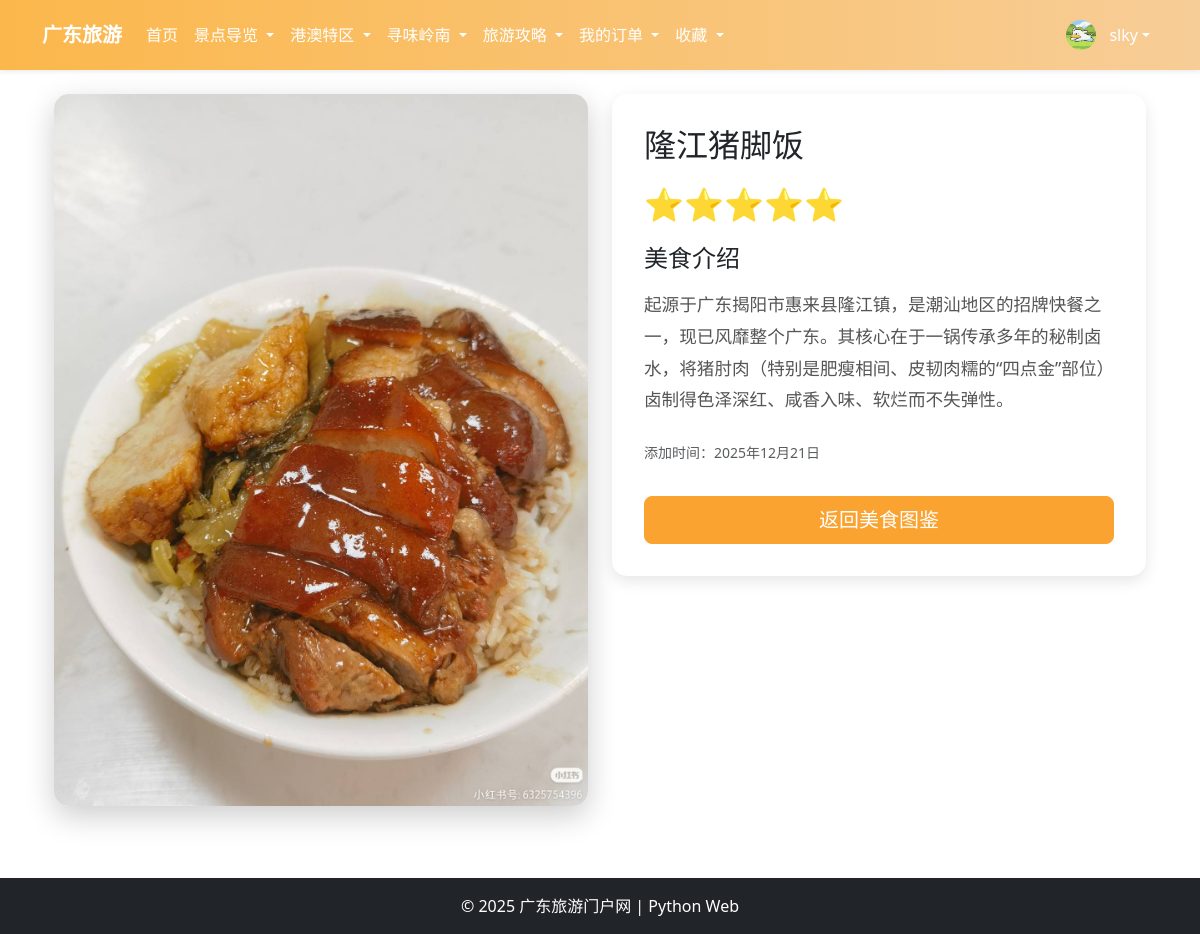
The page /foodApp/detail/21/ (signed in) on the database its author committed.
### homeApp/models.py (models this page shows, shortened)
class UserProfile(models.Model):
    user = models.OneToOneField(User, on_delete=models.CASCADE, verbose_name="用户", related_name='profile')
    avatar = models.ImageField(upload_to='avatars/', verbose_name="头像", null=True, blank=True, default='avatars/default.png')
    phone = models.CharField(max_length=20, verbose_name="电话", null=True, blank=True)
    address = models.CharField(max_length=200, verbose_name="地址", null=True, blank=True)
    bio = models.TextField(max_length=500, verbose_name="个人简介", null=True, blank=True)
    created_at = models.DateTimeField(auto_now_add=True, verbose_name="创建时间")
    updated_at = models.DateTimeField(auto_now=True, verbose_name="更新时间")
    class Meta:
        verbose_name = "用户资料"
        verbose_name_plural = "用户资料"

### foodApp/models.py (models this page shows, shortened)
class Food(models.Model):
    RATING_CHOICES = (
        (1, '⭐'),
        (2, '⭐⭐'),
        (3, '⭐⭐⭐'),
        (4, '⭐⭐⭐⭐'),
        (5, '⭐⭐⭐⭐⭐'),
    )
    name = models.CharField(max_length=100, verbose_name="美食名称")
    image = models.ImageField(upload_to='foods/', verbose_name="美食图片")
    rating = models.IntegerField(choices=RATING_CHOICES, default=5, verbose_name="推荐指数")
    description = models.TextField(blank=True, verbose_name="美食描述")
    created_at = models.DateTimeField(auto_now_add=True, verbose_name="创建时间")
    class Meta:
        ordering = ['-created_at']
        verbose_name = "美食"
        verbose_name_plural = "美食"

### foodApp/views.py (the view)
# urls.py: path('detail/<int:food_id>/', views.food_detail, name='food_detail'),  # 美食详情页
def food_detail(request, food_id):
    food = get_object_or_404(Food, id=food_id)
    return render(request, 'food/detail.html', {'food': food})

### templates/food/detail.html (shortened to what this page needs)
{% extends 'base.html' %}
{% block content %}
<div class="container mt-4">
    <div class="row">
        <div class="col-md-6 mb-4">
            <div class="food-image-container">
                {% if food.image %}
                    <img src="{{ food.image.url }}" alt="{{ food.name }}" class="img-fluid">
                {% else %}
                    <div class="text-center p-5 bg-light" style="min-height: 400px; display: flex; align-items: center; justify-content: center;">
                        <span class="text-muted">暂无图片</span>
                    </div>
                {% endif %}
            </div>
        </div>
        <div class="col-md-6">
            <div class="food-info-card">
                <h2 class="mb-3">{{ food.name }}</h2>
                <div class="food-rating-large">
                    {{ food.get_rating_display }}
                </div>
                {% if food.description %}
                <div class="mb-4">
                    <h4 class="mb-3">美食介绍</h4>
                    <div class="food-description">{{ food.description }}</div>
                </div>
                {% else %}
                <div class="mb-4">
                    <p class="text-muted">暂无详细介绍</p>
                </div>
                {% endif %}
                <div class="mb-4">
                    <small class="text-muted">
                         添加时间：{{ food.created_at|date:"Y年m月d日" }}
                    </small>
                </div>
                <div class="back-button">
                    <a href="{% url 'foodApp:food_gallery' %}" class="btn btn-primary btn-lg food-detail-btn w-100">
                        返回美食图鉴
                    </a>
                </div>
            </div>
        </div>
    </div>
</div>
{% endblock %}

### templates/base.html (shortened to what this page needs)
<!DOCTYPE html>
<html lang="zh-CN">
<head>
    <link href="https://cdn.jsdelivr.net/npm/bootstrap@5.3.0/dist/css/bootstrap.min.css" rel="stylesheet">
</head>
<body>
    <nav class="navbar navbar-expand-lg navbar-custom shadow-sm">
        <div class="container">
            <a class="navbar-brand fw-bold" href="{% url 'home' %}">广东旅游</a >
            <div class="collapse navbar-collapse" id="navbarNav">
                <ul class="navbar-nav me-auto">
                    <li class="nav-item">
                        <a class="nav-link active" href="{% url 'home' %}">首页</a >
                    </li>
                    <li class="nav-item dropdown">
                        <a class="nav-link dropdown-toggle" href="#" role="button" data-bs-toggle="dropdown">
                            景点导览
                        </a >
                    </li>
                    <li class="nav-item dropdown">
                        <a class="nav-link dropdown-toggle" href="#" role="button" data-bs-toggle="dropdown">
                            港澳特区
                        </a >
                    </li>
                    <li class="nav-item dropdown">
                        <a class="nav-link dropdown-toggle" href="#" role="button" data-bs-toggle="dropdown">
                            寻味岭南
                        </a >
                    </li>
                    <li class="nav-item dropdown">
                        <a class="nav-link dropdown-toggle" href="#" role="button" data-bs-toggle="dropdown">
                            旅游攻略
                        </a >
                    </li>
                    <li class="nav-item dropdown">
                        <a class="nav-link dropdown-toggle" href="#" role="button" data-bs-toggle="dropdown">
                            我的订单
                        </a >
                    </li>
                    {% if user.is_authenticated %}
                    <li class="nav-item dropdown">
                        <a class="nav-link dropdown-toggle" href="#" role="button" data-bs-toggle="dropdown">
                            收藏
                        </a >
                    </li>
                    {% endif %}
                </ul>
                <ul class="navbar-nav ms-auto">
                    {% if user.is_authenticated %}
                    <li class="nav-item dropdown">
                        <a class="nav-link dropdown-toggle text-white" href="#" role="button" data-bs-toggle="dropdown" style="display: flex; align-items: center;">
                            {% if user.profile.avatar %}
                                <img src="{{ user.profile.avatar.url }}" alt="头像" style="width: 30px; height: 30px; border-radius: 50%; margin-right: 8px; object-fit: cover;">
                            {% else %}
                                <span style="width: 30px; height: 30px; border-radius: 50%; background-color: rgba(255,255,255,0.3); display: inline-flex; align-items: center; justify-content: center; margin-right: 8px; font-weight: bold; color: white;">{{ user.username|first|upper }}</span>
                            {% endif %}
                            <span style="margin-left: 5px;">{{ user.username }}</span>
                        </a>
                    </li>
                    {% endif %}
                </ul>
            </div>
        </div>
    </nav>
    <div class="container mt-4 mb-5" style="min-height: 60vh;">
        {% block content %}
        {% endblock %}
    </div>
    <footer class="bg-dark text-white text-center py-3 mt-auto">
        <div class="container">
            <p class="mb-0">&copy; 2025 广东旅游门户网 | Python Web </p >
        </div>
    </footer>
</body>
</html>
</html>

### templates/base.html (style rules this page uses)
.navbar-custom { background: linear-gradient(to right, #FBB74B, #f7cd97) !important; padding: 12px 0; }
.navbar-custom .navbar-brand, .navbar-custom .nav-link, .navbar-custom .navbar-text { color: #ffffff !important; }

### templates/food/detail.html (style rules this page uses)
.food-image-container { position: relative; border-radius: 15px; overflow: hidden; box-shadow: 0 10px 30px rgba(0,0,0,0.2); }
.food-image-container img { width: 100%; height: auto; display: block; }
.food-info-card { background: white; border-radius: 15px; padding: 2rem; box-shadow: 0 5px 15px rgba(0,0,0,0.1); }
.food-rating-large { font-size: 2rem; color: #ffd700; margin: 1rem 0; }
.food-description { line-height: 1.8; color: #555; font-size: 1.1rem; white-space: pre-line; }
.back-button { margin-top: 2rem; }
.food-detail-btn { background-color: #FAA331 !important; border-color: #FAA331 !important; color: #fff !important; }

### rows shown on the page
Food: image (picture), name "隆江猪脚饭", rating "⭐⭐⭐⭐⭐", description "起源于广东揭阳市惠来县隆江镇，是潮汕地区的招牌快餐之一，现已风靡整个广东。其核心在于一锅传承多年的秘制卤水，将猪肘肉（特别是肥瘦相间、皮韧肉糯的“四点金”部位）卤制得色泽深红、咸香入味、软烂而不失弹性。", created_at "2025年12月21日"

### other values the page prints
{{ user.username }} "slky"
